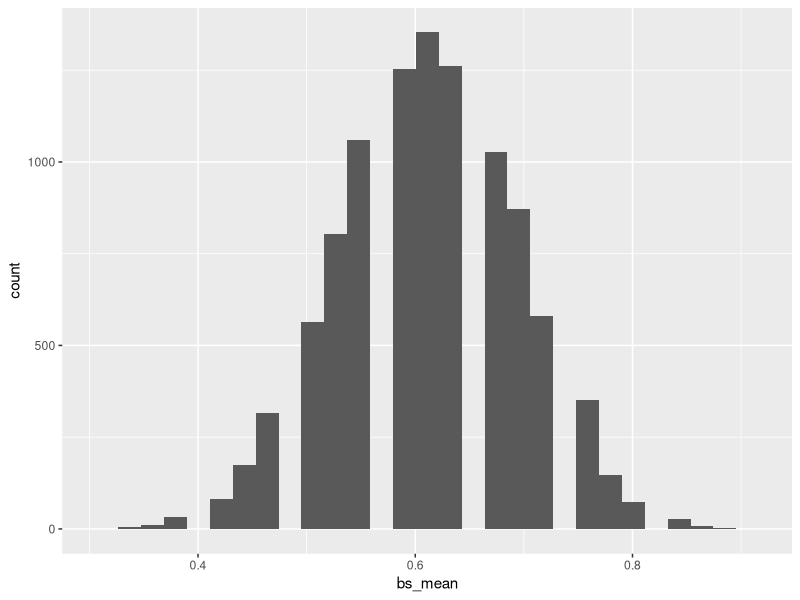

R code for this plot:
## ---- chunk 1
knitr::opts_chunk$set(
  echo = TRUE,
  warning = FALSE,
  message = FALSE,
  results = FALSE)
library(tidyverse)
library(boot)
library(patchwork)
## ---- chunk 2
#male=628, female= 1230, genderqueer=36, transgener=7
# Create data frame where 22 out of 36 queergender students said they'd experienced misconduct, 1 yes experienced 0 is a no response
conduct <-c(rep(1,22), rep(0,14))
df <- data.frame(conduct)

# Get 95% CI for t-distribution
t.test(df$conduct)

# Create a function to find the proportion/mean
proportion_fun <- function (x,i) {mean(x[i])}

conduct_nc <- df$conduct

conductboot_10k <- boot(conduct_nc, 
                 statistic = proportion_fun, 
                 R = 10000)
# conductboot_10k$t0 
# Outcome: 0.6111111 which matches our 61%
conductboot_10k_df <- data.frame(bs_mean = conductboot_10k$t)
## ---- chunk 3
# The histogram of the original sample:
#p1 <- ggplot(data = df, aes(x = conduct)) +
  #geom_histogram()

# Histogram of 10000 bootstrap sample means:
p2 <- ggplot(data = conductboot_10k_df, aes(x = bs_mean)) +
  geom_histogram()

p2
## ---- chunk 4
boot.ci(conductboot_10k, conf = 0.95)
